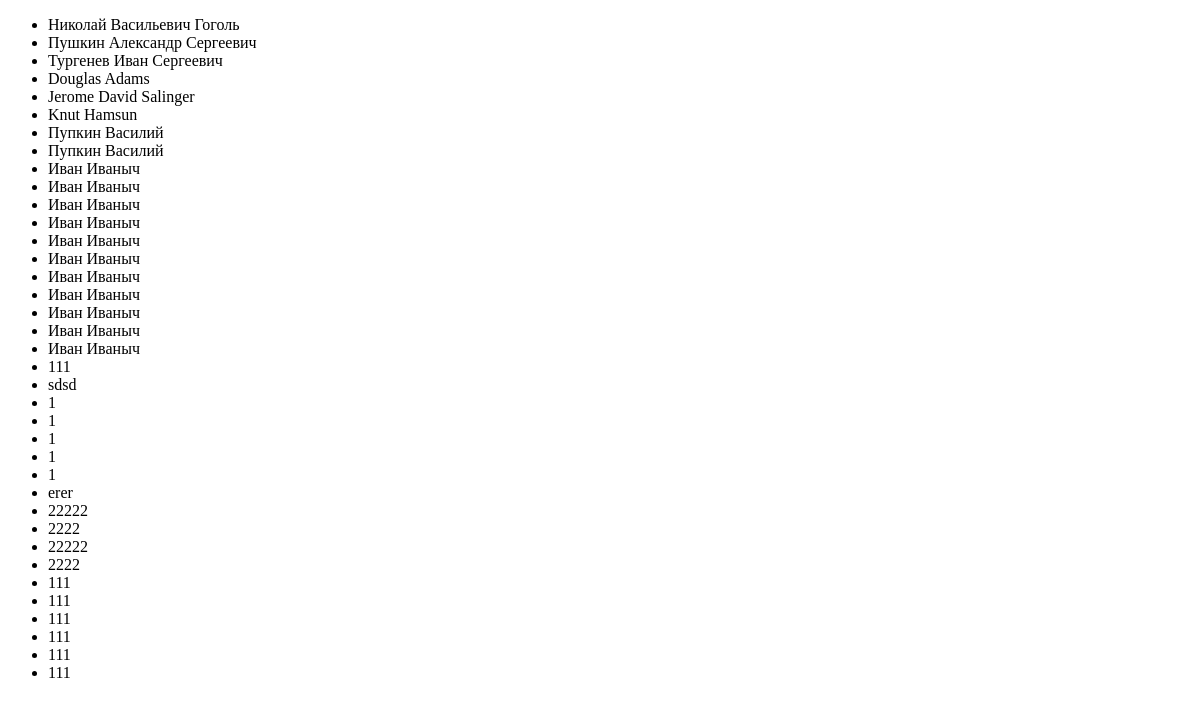
Page /authors on the earlier database version.
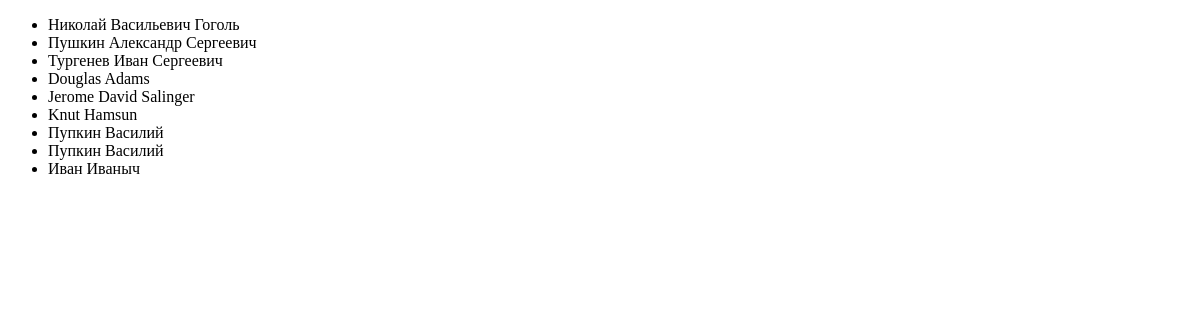
Same page on the later database version.
### p_library/models.py (models this page shows, shortened)
class Author(models.Model):
    full_name = models.TextField()
    birth_year = models.SmallIntegerField()
    country = models.CharField(max_length=2)
    publisher = models.ForeignKey('Publisher', on_delete=models.CASCADE)
    class Meta:
        verbose_name = "Автор"
        verbose_name_plural = "Авторы"

### p_library/views.py (the view)
# urls.py: path('authors', AuthorList.as_view(), name='author_list'),
class AuthorList(ListView):
    model = Author
    template_name = 'authors_list.html'

### p_library/templates/authors_list.html (shortened to what this page needs)
<!DOCTYPE html>
<html lang="en">
<head>
</head>
<body>
	<ul>
		{% for author in object_list %}
		    <li>{{ author.full_name }}</li>
		{% endfor %}
	</ul>
</body>
</html>

Differences in the rows shown:
removed Author: full_name "Иван Иваныч"
removed Author: full_name "Иван Иваныч"
removed Author: full_name "Иван Иваныч"
removed Author: full_name "Иван Иваныч"
removed Author: full_name "Иван Иваныч"
removed Author: full_name "Иван Иваныч"
removed Author: full_name "Иван Иваныч"
removed Author: full_name "Иван Иваныч"
removed Author: full_name "Иван Иваныч"
removed Author: full_name "Иван Иваныч"
removed Author: full_name "111"
removed Author: full_name "sdsd"
removed Author: full_name "1"
removed Author: full_name "1"
removed Author: full_name "1"
removed Author: full_name "1"
removed Author: full_name "1"
removed Author: full_name "erer"
removed Author: full_name "22222"
removed Author: full_name "2222"
removed Author: full_name "22222"
removed Author: full_name "2222"
removed Author: full_name "111"
removed Author: full_name "111"
removed Author: full_name "111"
removed Author: full_name "111"
removed Author: full_name "111"
removed Author: full_name "111"
